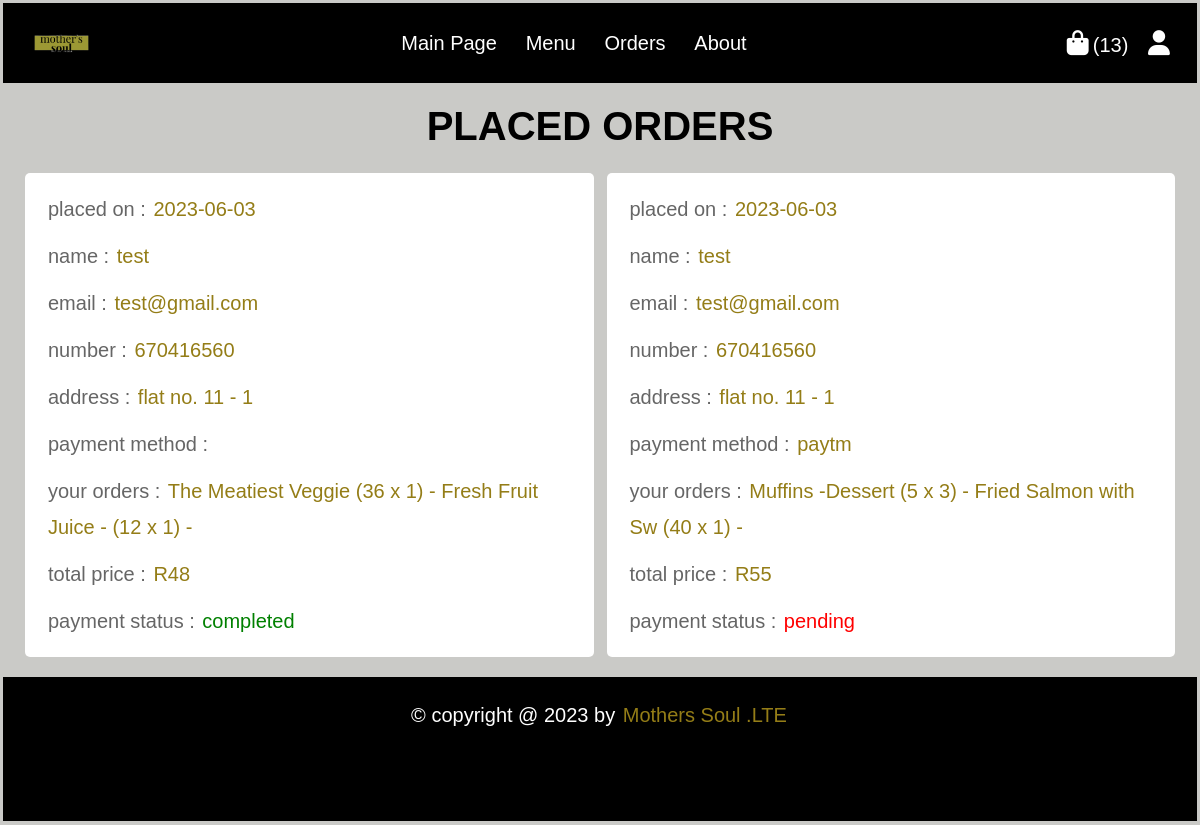
Screenshot of /orders.php (signed in) with the database file from the repository.
### tables this page shows
CREATE TABLE `orders` (
  `id` int(100) NOT NULL,
  `user_id` int(100) NOT NULL,
  `name` varchar(20) NOT NULL,
  `number` int(10) NOT NULL,
  `email` varchar(50) NOT NULL,
  `payment_option` varchar(50) NOT NULL,
  `address` varchar(500) NOT NULL,
  `item_total` varchar(1000) NOT NULL,
  `total_price` int(100) NOT NULL,
  `order_date` date NOT NULL DEFAULT current_timestamp(),
  `transaction_status` varchar(20) NOT NULL DEFAULT 'pending'
);

### orders.php (the view, shortened to what this page needs)
<?php
include 'framework/connection.php';
?>
<!DOCTYPE html>
<html lang="en">
<head>
   <link rel="stylesheet" href="https://cdnjs.cloudflare.com/ajax/libs/font-awesome/6.1.1/css/all.min.css">
   <link rel="stylesheet" href="css/style.css">
</head>
<body>
<?php include 'user/header.php'; ?>
<section class="orders">
   <h1 class="heading">placed orders</h1>
   <div class="box-container">
   <?php
      if($user_id == ''){
         echo '<p class="empty">;Login to see your orders</p>';
      }else{
         $select_orders = $conn->prepare("SELECT * FROM `orders` WHERE user_id = ?");
         $select_orders->execute([$user_id]);
         if($select_orders->rowCount() > 0){
            while($fetch_orders = $select_orders->fetch(PDO::FETCH_ASSOC)){
   ?>
   <div class="box">
      <p>placed on : <span><?= $fetch_orders['order_date']; ?></span></p>
      <p>name : <span><?= $fetch_orders['name']; ?></span></p>
      <p>email : <span><?= $fetch_orders['email']; ?></span></p>
      <p>number : <span><?= $fetch_orders['number']; ?></span></p>
      <p>address : <span><?= $fetch_orders['address']; ?></span></p>
      <p>payment method : <span><?= $fetch_orders['payment_option']; ?></span></p>
      <p>your orders : <span><?= $fetch_orders['item_total']; ?></span></p>
      <p>total price : <span>R<?= $fetch_orders['total_price']; ?></span></p>
      <p> payment status : <span style="color:<?php if($fetch_orders['transaction_status'] == 'pending'){
         echo 'red'; }else
         { echo 'green'; }; ?>"><?= $fetch_orders['transaction_status']; ?></span></p>
   </div>
   <?php
      }
      }else{
         echo '<p class="empty">you have made no orders, lets change that</p>';
      }
      }
   ?>
   </div>
</section>
<footer class="footer">
   <div class="credit">&copy; copyright @ <?= date('Y'); ?> by <span>Mothers Soul .LTE</span></div>
</footer>
</body>
</html>

### css/style.css (style rules this page uses)
* { font-family: 'Garamond', sans-serif; margin: -1px; padding: 3px; box-sizing: border-box; outline: none; border: none; text-decoration: none; }
html { font-size: 62.5%; overflow-x: hidden; }
body { background-color: rgb(202, 202, 199); }
section { padding:2rem; max-width: 1200px; margin:0 auto; }
.heading { font-size: 4rem; color:black; margin-bottom: 2rem; text-align: center; text-transform: uppercase; }
.orders .box-container { display: flex; flex-wrap: wrap; gap:1.5rem; align-items: flex-start; }
.orders .box-container .box { padding:1rem 2rem; flex:1 1 40rem; border:black; background-color: white; box-shadow: rgba(0,0,1,.1); border-radius: .5rem; }
.orders .box-container .box p { margin:.5rem 0; line-height: 1.8; font-size: 2rem; color:#666; }
.orders .box-container .box p span { color:#947d17; }
.footer { background-color: black; padding-bottom: 7rem; }
.footer .credit { text-align: center; padding: 2.5rem 2rem; border-top: black; font-size: 2rem; color:white; }
.footer .credit span { color:#947d17; }

### rows the page displays
orders: order_date "2023-06-03", name "test", email "test@gmail.com", number "670416560", address "flat no. 11 - 1", item_total "The Meatiest Veggie (36 x 1) - Fresh Fruit Juice - (12 x 1) -", total_price "48", transaction_status "completed"
orders: order_date "2023-06-03", name "test", email "test@gmail.com", number "670416560", address "flat no. 11 - 1", payment_option "paytm", item_total "Muffins -Dessert (5 x 3) - Fried Salmon with Sw (40 x 1) -", total_price "55", transaction_status "pending"

### other values shown
$total_bag_counts "13"
